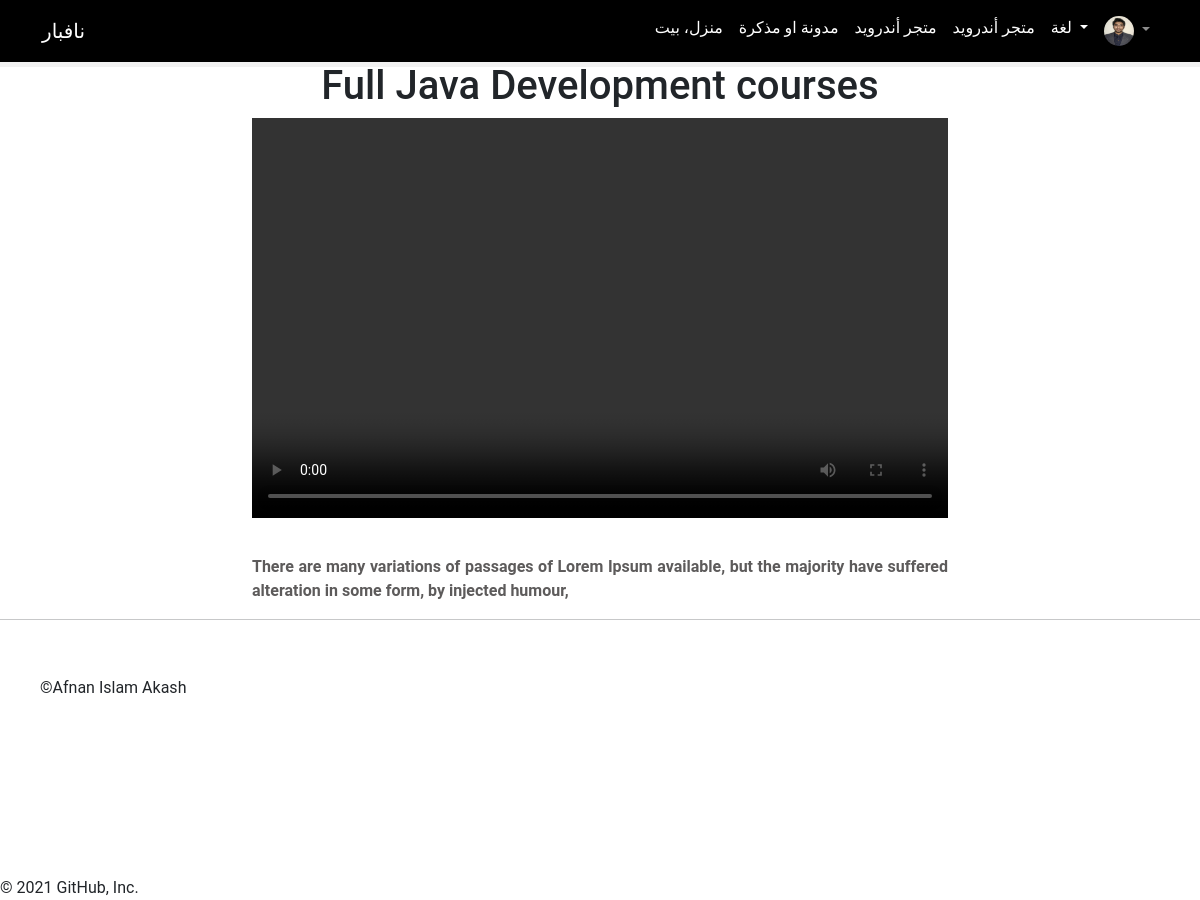
Screenshot of /ar/view_course/2/ (signed in) with the database file from the repository.
### web_english/models.py (models this page shows, shortened)
class ProfilUpdate(models.Model):
    user=models.OneToOneField(User,on_delete=models.CASCADE,primary_key=True)
    image=models.ImageField(upload_to="static/profile/",default="static/propic/pro_avter.png")

class Course(models.Model):
    course_name=models.CharField(max_length=50,default="")
    course_body=models.TextField(default="")
    thumbnail=models.ImageField(upload_to="static/course_pic/",default="")
    video=models.FileField(upload_to="static/course_pic/",default="")

### web_english/views.py (the view)
# urls.py: path('view_course/<int:id>/', views.view_course, name="view_course"),
def view_course(request,id):
    view_course=Course.objects.filter(id=id)
    sendvar={
        "view_course":view_course,
    }
    return render(request, "course.html",sendvar)

### web_english/templates/course.html (shortened to what this page needs)
{% extends 'base.html' %}
{% load i18n %}
{% load static %}
{% block head %}
<link rel="stylesheet" type="text/css" href="{% static 'css/style.css' %}">
{% endblock  %}
{% block body %}
    <div class="container d_blog" style="max-width:1324px;">
		{% for i in view_course %}
			<h1 class="d_blog_head">{{i.course_name}}</h1>
	        <video class="d_blog_img" controls>
            <source src="{{i.video.url}}" type="video/mp4">
            </video>
	        <p class="d_blog_body">{{i.course_body}}</p>
    	{% endfor %}
	</div>
{% endblock  %}

### web_english/templates/base.html (shortened to what this page needs)
{% load static %}
{% load i18n %}
<!doctype html>
<html lang="en">
  <head>
    <link href="https://cdn.jsdelivr.net/npm/bootstrap@5.0.0-beta3/dist/css/bootstrap.min.css" rel="stylesheet">
    {% block head %}{% endblock  %}
  </head>
  <body>
  {% if request.user.is_authenticated %}
    <nav class="navbar navbar-expand-lg navbar-dark bg-dark" style="max-width:1324px;background:#000 !important; position: sticky; top:0;z-index: 1;margin:0 auto;">
    <div class="container">
        <a class="navbar-brand" href="http://127.0.0.1:8000/ar/">{% trans "Navbar" %}</a>
        <div class="collapse navbar-collapse" id="navbarSupportedContent">
        <ul class="navbar-nav ms-auto mb-2 mb-lg-0">
            <li class="nav-item">
            <a class="nav-link active" aria-current="page" href="{% url 'home' %}">{% trans "Home" %} </a>
            </li>
            <li class="nav-item">
            <a class="nav-link active" aria-current="page" href="{% url 'blog' %}">{% trans "Blog" %} </a>
            </li>
            <li class="nav-item">
            <a class="nav-link active" aria-current="page" href="{% url 'android_stor' %}">{% trans "Android Store" %} </a>
            </li>
            <li class="nav-item">
            <a class="nav-link active" aria-current="page"  href="{% url 'android_course' %}">{% trans "Android Courses" %} </a>
            </li>
            <li class="nav-item dropdown">
              <a class="nav-link active dropdown-toggle" href="#" id="navbarDropdown" role="button" data-bs-toggle="dropdown" aria-expanded="false">
               {% trans "Language" %}
              </a>
            </li>
            <li class="nav-item dropdown" >
              <a class="nav-link dropdown-toggle" href="#" id="navbarDropdown" role="button" data-bs-toggle="dropdown" aria-expanded="false">
                <img src="{{request.user.profilupdate.image.url}}" style="width:30px;height:30px; border-radius:50px;">
              </a>
            </li>
        </ul>
        </div>
    </div>
    </nav>
    <div  style="max-width:1324px; margin:0 auto;">
      <div class="progress_header" style="max-width:1324px; margin:0 auto;" >
          <div class="progress-container" style="max-width:1324px; margin:0 auto;">
          </div>
      </div>
    </div>
    {% endif %}
    {% block body %}{% endblock  %}
    <hr><div class="continer-fluid footer">
        &copy;Afnan Islam Akash
    </div>
  </body>
</html>

### static/css/style.css (style rules this page uses)
body { font-family:Roboto,Helvetica Neue,Arial,Helvetica,sans-serif; }
.d_blog { width: 60%; margin: 0 auto; text-align: center; }
.d_blog_img { width: 100%; height:50vh; margin-bottom: 30px; }
.d_blog_body { text-align: justify !important; font-weight: bold; color: #5d5b5b; }
.footer { width: 100%; height:30vh; padding: 40px 20px 50px 40px; background: #fff; }
.progress_header { position: fixed; z-index: 1; width: 100%; background-color: #f1f1f1; }
.progress-container { width: 100%; height: 5px; background:#ccc0; }

### rows the page displays
Course: course_name "Full Java Development courses", course_body "There are many variations of passages of Lorem Ipsum available, but the majority have suffered alteration in some form, by injected humour,"
